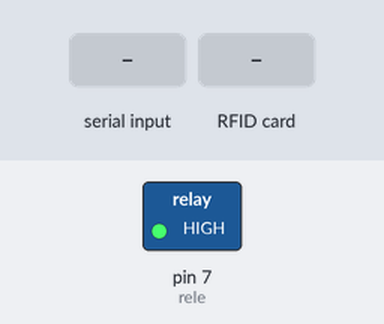
This sketch was run on a simulated Arduino Uno, built with avr-gcc and run on an emulated ATmega328P. Shown: switched loads named in the sketch (green lamp = pin HIGH). The test bench sets the inputs (shaded band). Pins used as bus, display or sensor lines are not drawn; what the sketch prints to the serial monitor is not drawn.

Above: at 1.2 s.
1.3 s: "p" received over Serial
At 2.6 s:
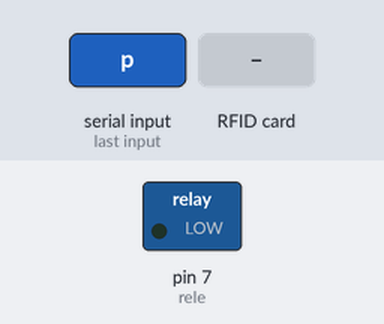
4.3 s: RFID card 5E 7A 19 C4 held to the reader
Timing chart, 0 to 7.3 s (numbered marks = the images above; inputs shaded):
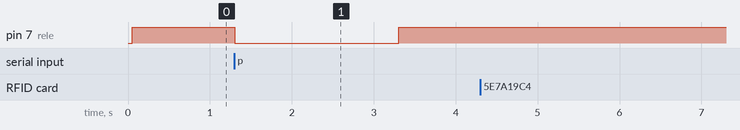

The sketch:

RFID_Sensor.ino
```cpp
//RFID
#include <SPI.h>
#include <MFRC522.h>

#define SS_PIN 10
#define RST_PIN 9
#define rele 7
char mens = 0;
String id = "";
MFRC522 mfrc522(SS_PIN, RST_PIN);   // Create MFRC522 instance.

void setup()
{
  Serial.begin(9600);   // Initiate a serial communication
  SPI.begin();      // Initiate  SPI bus
  mfrc522.PCD_Init();   // Initiate MFRC522
  pinMode(rele,OUTPUT);
  digitalWrite(rele,HIGH);

}
void loop()
{
  if(Serial.available() > 0){
    mens = Serial.read();
    if (mens == 'p'){
      digitalWrite(rele, LOW);
      delay(2000);
      digitalWrite(rele, HIGH);
    }
  }
  // Look for new cards
  if ( ! mfrc522.PICC_IsNewCardPresent())
  {
    return;
  }
  // Select one of the cards
  if ( ! mfrc522.PICC_ReadCardSerial())
  {
    return;
  }
  //Show UID on serial monitor
  String content= "";
  byte letter;
  for (byte i = 0; i < mfrc522.uid.size; i++)
  {
     //Serial.print(mfrc522.uid.uidByte[i] < 0x10 ? " 0" : " ");
     //Serial.print(mfrc522.uid.uidByte[i], HEX);
     content.concat(String(mfrc522.uid.uidByte[i] < 0x10 ? " 0" : " "));
     content.concat(String(mfrc522.uid.uidByte[i], HEX));
  }
  content.toUpperCase();/*
  if (content.substring(1) == id){
    return;
  }
  else{*/
    Serial.print(content.substring(1));
    Serial.println("");
    id = content.substring(1);

  /*}*/


}
```

Measured:
- after the input at 1.3 s, pin 7 (rele): HIGH → LOW at once, → HIGH 2.0 s later
- after the input at 4.3 s, every drawn part: stays the same
